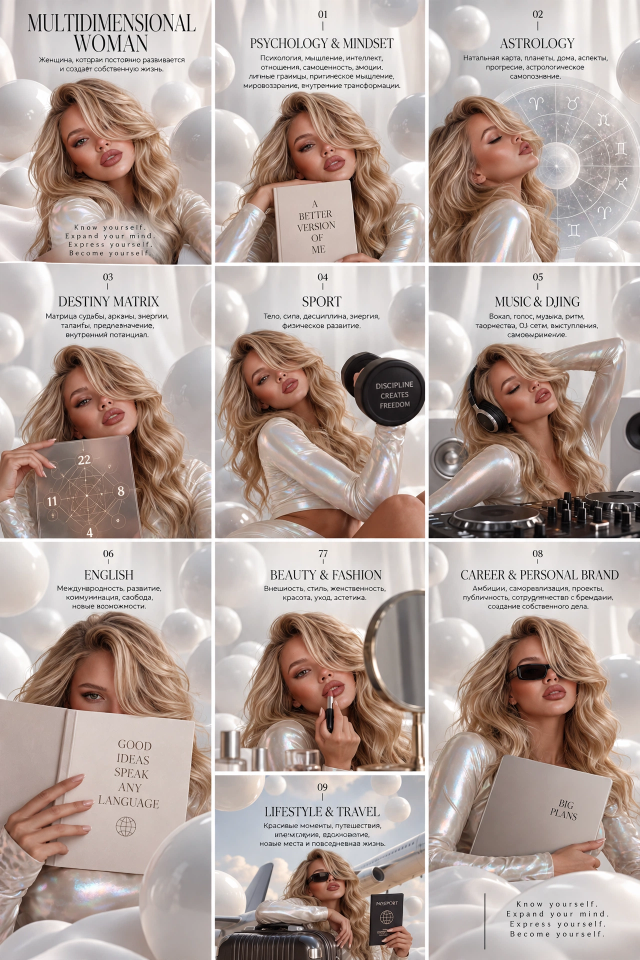
#> input picture assets/moon-collage-8921.webp, 1280 x 1920 px (shown at 1/2 size)
$ python prepare_moon_photo02.py
#> lines starting #> are read from the running program, lines starting #| are printed output that depends on the picture; after the words box and inside, x2 and y2 are one past the last pixel; in counts of white or black regions, pixels touching at a corner belong together
"""Extract the chosen 02 portrait without modifying the woman's face or hair."""
from pathlib import Path
from PIL import Image,ImageFilter
import cv2,numpy as np
R=Path(__file__).resolve().parents[1]
source=Image.open(R/'assets/moon-collage-8921.webp').convert('RGB')
#> source is the input picture: PIL image 1280x1920 RGB; mean R, G, B 179.4, 163, 155.9
w,h=source.size
#> w = 1280; h = 1920
im=source.crop((int(w*.667),int(h*.092),w,int(h*.276)))
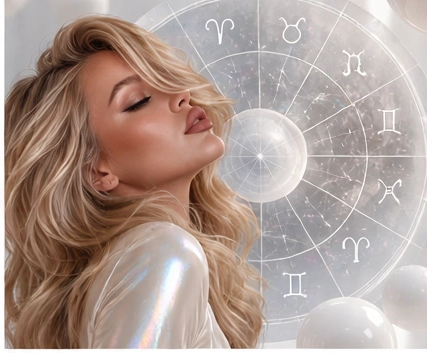
#> im: PIL image 427x353 RGB; mean R, G, B 175.5, 156.4, 148.4
rgb=np.asarray(im);h,w=rgb.shape[:2]
#> after `h, w = rgb.shape[:2]`: h = 353; w = 427
poly=np.array([(0,57),(14,38),(34,22),(62,13),(88,12),(113,16),(143,24),(168,33),(192,46),(214,64),(229,84),(233,103),(228,121),(217,140),(220,151),(228,165),(236,182),(242,198),(250,215),(254,230),(257,245),(260,263),(260,281),(266,303),(265,330),(272,352),(0,352)],np.int32)
seed=np.zeros((h,w),np.uint8);cv2.fillPoly(seed,[poly],255)
#> after `cv2.fillPoly(seed, [poly], 255)`:
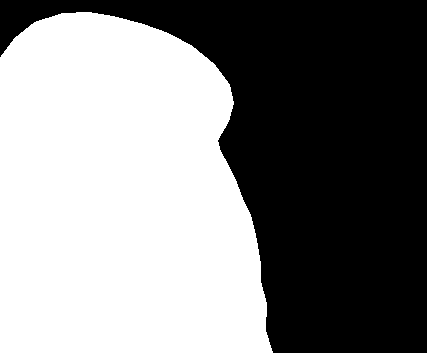
#> seed: shape (353, 427); 52.3% white; 1 black region, box (x1, y1, x2, y2) and area: (0, 0, 427, 353) 71912
k=lambda n:cv2.getStructuringElement(cv2.MORPH_ELLIPSE,(n,n))
inner=cv2.erode(seed,k(15));outer=cv2.dilate(seed,k(19));mask=np.full((h,w),cv2.GC_PR_BGD,np.uint8)
mask[seed>0]=cv2.GC_PR_FGD;mask[outer==0]=cv2.GC_BGD;mask[inner>0]=cv2.GC_FGD
cv2.grabCut(cv2.cvtColor(rgb,cv2.COLOR_RGB2BGR),mask,None,np.zeros((1,65),np.float64),np.zeros((1,65),np.float64),6,cv2.GC_INIT_WITH_MASK)
a=np.where((mask==cv2.GC_FGD)|(mask==cv2.GC_PR_FGD),255,0).astype('uint8')
n,labels,stats,_=cv2.connectedComponentsWithStats(a,8);a=np.where(labels==1+np.argmax(stats[1:,4]),255,0).astype('uint8')
a=np.asarray(Image.fromarray(a).filter(ImageFilter.GaussianBlur(1.0))).copy()
for y in range(300,h):a[y]=(a[y].astype(float)*max(0,(h-1-y)/(h-1-300))).astype('uint8')
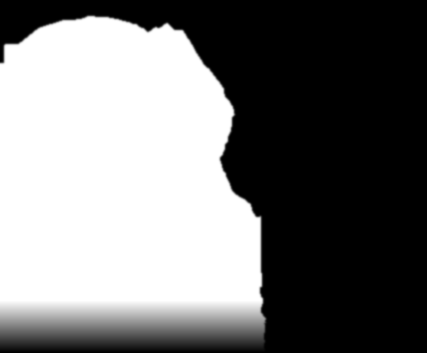
#> a: shape (353, 427); min 0, max 255, mean 119.8
# Preserve the original astrological circle as a translucent backdrop behind
# the silhouette. Its rim fades naturally into the guide's marble background.
yy,xx=np.mgrid[0:h,0:w];dist=np.sqrt((xx-258.)**2+(yy-158.)**2)
wheel=np.clip((192-dist)/30.,0,1)*.68
wheel*=np.clip((w-1-xx)/20.,0,1)*np.clip(yy/18.,0,1)*np.clip((h-1-yy)/28.,0,1)
a=np.maximum(a,(wheel*255).astype('uint8'))
# Hide the collage divider on the far-left edge of the crop.
for x in range(12):a[:,x]=(a[:,x].astype(float)*(x/12)).astype('uint8')
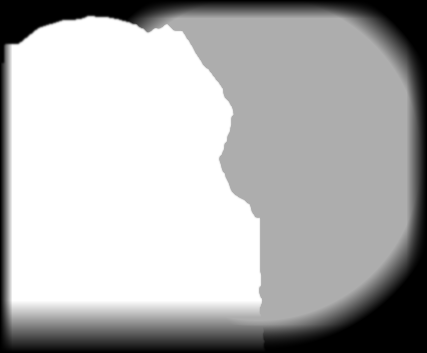
#> a: shape (353, 427); min 0, max 255, mean 177.9
im.putalpha(Image.fromarray(a));im.save(R/'assets/moon-photo02-transparent.png')
#> after `im.putalpha(Image.fromarray(a))`:
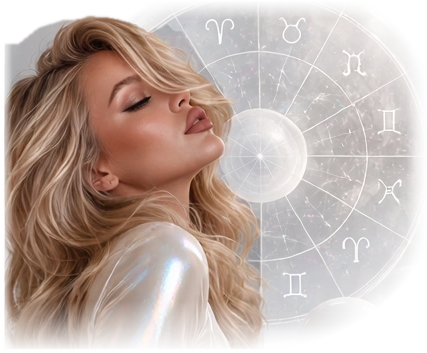
#> im: PIL image 427x353 RGBA; mean R, G, B, A 175.5, 156.4, 148.4, 177.9; transparent parts drawn white
bg=Image.new('RGB',im.size,(205,194,186));bg.paste(im,mask=im.getchannel('A'));bg.save('/home/user/moon-photo02-cutout.png')
#> after `bg = Image.new('RGB', im.size, (205, 194, 186))`:
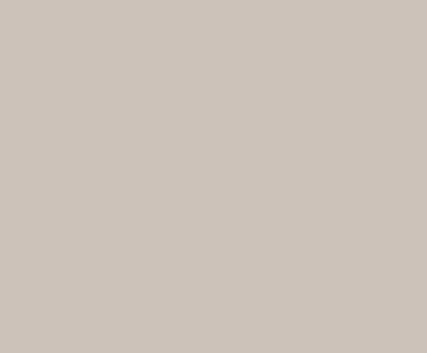
#> bg: PIL image 427x353 RGB; mean R, G, B 205, 194, 186
#> after `bg.paste(im, mask=im.getchannel('A'))`:
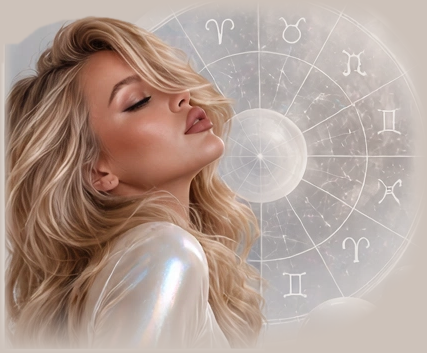
#> bg: PIL image 427x353 RGB; mean R, G, B 177.9, 157.7, 147.9
print('cutout',im.size,im.getbbox())
#| cutout (427, 353) (1, 1, 426, 352)

$ run again, with assets/houses-beach-reference.png saved as assets/moon-collage-8921.webp
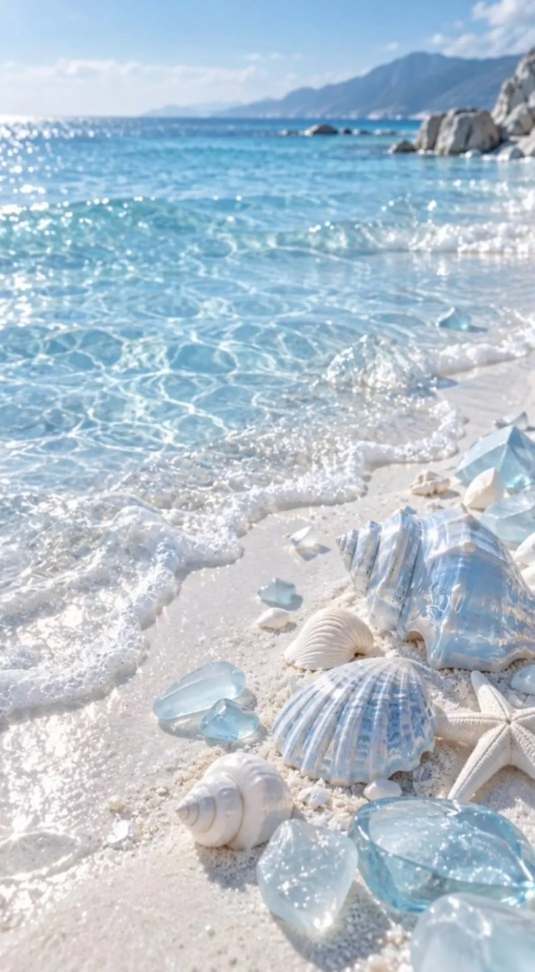
#> input picture assets/houses-beach-reference.png, 1069 x 1943 px (shown at 1/2 size)
#> source is the input picture: PIL image 1069x1943 RGB; mean R, G, B 177.6, 193.7, 206.9
#> `cv2.fillPoly(seed, [poly], 255)`:
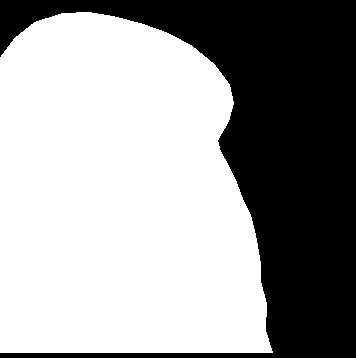
#> seed: shape (358, 356); 61.8% white; 1 black region, box (x1, y1, x2, y2) and area: (0, 0, 356, 358) 48629
#> `bg.paste(im, mask=im.getchannel('A'))`:
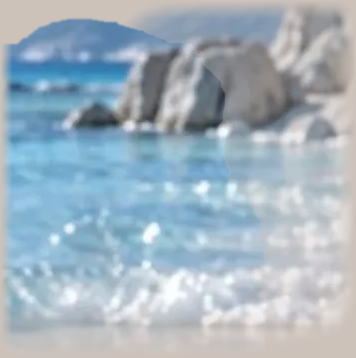
#> bg: PIL image 356x358 RGB; mean R, G, B 162.3, 179, 190.9
#| cutout (356, 358) (1, 1, 355, 357)
